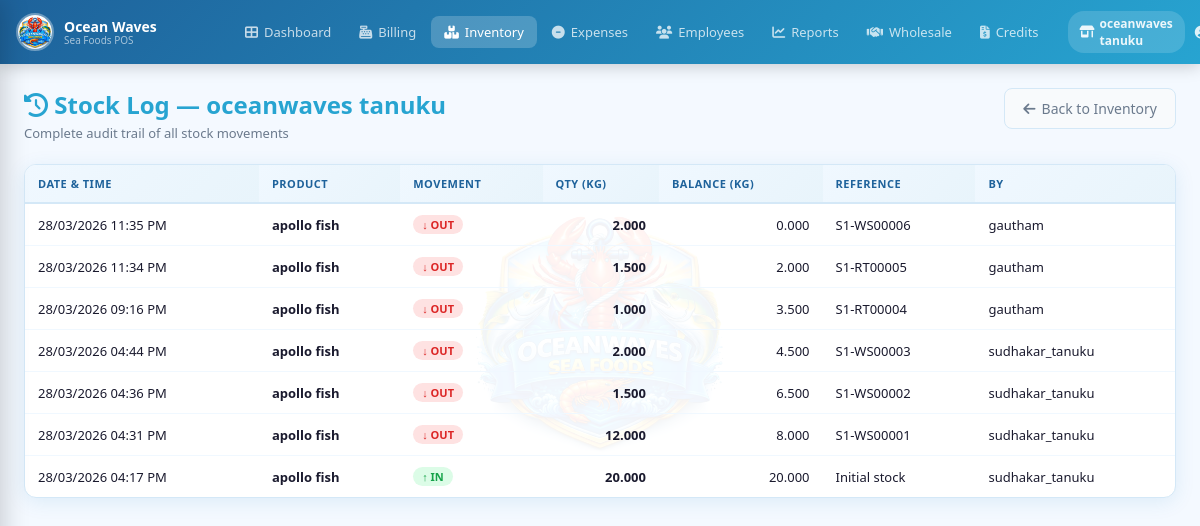
The app's page /inventory/stock-log/ (signed in) with its own data.
### pos/models.py (models this page shows, shortened)
class UserProfile(models.Model):
    ROLE_CHOICES = [
        ('SUPERADMIN', 'Super Admin'),   # sees everything across all stores
        ('SUBADMIN',   'Sub-Admin'),     # restricted admin permissions
        ('OWNER',      'Store Owner'),   # full access within assigned store
        ('STAFF',      'Staff'),         # billing + inventory in assigned store
        ('AREAMANAGER','Area Manager'),   # approves wholesale bills via OTP
        ('WHOLESALE_EXEC', 'Wholesale Executive'), # manage 4-5 stores, stock + wholesale approval
    ]
    user      = models.OneToOneField(User, on_delete=models.CASCADE, related_name='profile')
    role      = models.CharField(max_length=20, choices=ROLE_CHOICES, default='STAFF')
    store     = models.ForeignKey(Store, on_delete=models.SET_NULL, null=True, blank=True,
                                  related_name='staff')
    phone          = models.CharField(max_length=20, blank=True, help_text='Contact phone number')
    approval_pin   = models.CharField(max_length=128, blank=True, help_text='Hashed 4-6 digit approval PIN for wholesale approvals')
    is_active = models.BooleanField(default=True)
    permissions = models.JSONField(default=dict, blank=True, help_text='Restricted permissions for SUBADMIN')
    expires_at  = models.DateTimeField(null=True, blank=True, help_text='For temporary roles, access expires after this date')
    @property
    def is_superadmin(self):
        return self.role == 'SUPERADMIN'
    @property
    def has_expired(self):
        if self.expires_at and timezone.now() > self.expires_at:
            return True
        return False

class Store(models.Model):
    name             = models.CharField(max_length=200)
    address          = models.TextField(blank=True)
    phone            = models.CharField(max_length=20, blank=True)
    whatsapp_number  = models.CharField(max_length=20, blank=True, help_text='Store WhatsApp number for sending bills (e.g. 919876543210)')
    email            = models.EmailField(blank=True)
    gstin            = models.CharField(max_length=20, blank=True, verbose_name="GSTIN")
    is_active        = models.BooleanField(default=True)
    created_at       = models.DateTimeField(auto_now_add=True)
    class Meta:
        ordering = ['name']

class StockLog(models.Model):
    MOVEMENT_CHOICES = [
        ('IN',    'Stock In'),
        ('OUT',   'Sale'),
        ('ADJ',   'Adjustment'),
        ('WASTE', 'Waste / Damage'),
    ]
    store       = models.ForeignKey(Store, on_delete=models.CASCADE, related_name='stock_logs')
    product     = models.ForeignKey(Product, on_delete=models.CASCADE, related_name='stock_logs')
    movement    = models.CharField(max_length=10, choices=MOVEMENT_CHOICES)
    quantity    = models.DecimalField(max_digits=10, decimal_places=3)
    balance     = models.DecimalField(max_digits=10, decimal_places=3)
    reference   = models.CharField(max_length=100, blank=True)   # bill number or note
    created_by  = models.ForeignKey(User, on_delete=models.SET_NULL, null=True)
    created_at  = models.DateTimeField(default=timezone.now)
    class Meta:
        ordering = ['-created_at']

class Product(models.Model):
    CATEGORY_CHOICES = [
        ('FISH',   'Fish'),
        ('PRAWNS', 'Prawns'),
        ('CRAB',   'Crab'),
        ('OTHER',  'Other'),
    ]
    store            = models.ForeignKey(Store, on_delete=models.CASCADE, related_name='products')
    name             = models.CharField(max_length=200)
    barcode          = models.CharField(max_length=100, blank=True, help_text='Barcode number')
    category         = models.CharField(max_length=20, choices=CATEGORY_CHOICES, default='FISH')
    retail_price     = models.DecimalField(max_digits=10, decimal_places=2,
                                           help_text="Selling price for RETAIL (per kg)")
    wholesale_price  = models.DecimalField(max_digits=10, decimal_places=2,
                                           help_text="Selling price for WHOLESALE (per kg)")
    cost_price       = models.DecimalField(max_digits=10, decimal_places=2,
                                           help_text="Purchase / cost price (per kg)")
    stock_quantity   = models.DecimalField(max_digits=10, decimal_places=3, default=0)
    low_stock_alert  = models.DecimalField(max_digits=10, decimal_places=3, default=5,
                                           help_text="Alert threshold in kg")
    is_active        = models.BooleanField(default=True)
    created_at       = models.DateTimeField(auto_now_add=True)
    updated_at       = models.DateTimeField(auto_now=True)
    class Meta:
        ordering = ['category', 'name']

### pos/views.py (the view)
# urls.py: path('inventory/stock-log/',          views.stock_log,       name='stock_log'),
@login_required
@require_profile
def stock_log(request):
    profile = get_profile(request.user)
    store   = profile.store
    if not store:
        return redirect('dashboard')
    logs = StockLog.objects.filter(store=store).select_related('product', 'created_by')[:200]
    return render(request, 'pos/stock_log.html', {'logs': logs, 'store': store, 'profile': profile})

### pos/views.py (called while the page is built)
def get_profile(user):
    try:
        return user.profile
    except UserProfile.DoesNotExist:
        if user.is_superuser:
            return UserProfile.objects.create(user=user, role='SUPERADMIN')
        return None

def require_profile(view_fn):
    from functools import wraps
    @wraps(view_fn)
    def inner(request, *args, **kwargs):
        p = get_profile(request.user)
        if not p:
            from django.contrib.auth import logout
            logout(request)
            messages.error(request, 'Your account has no role assigned. Contact admin.')
            return redirect('login')
        if p.has_expired:
            from django.contrib.auth import logout
            request.session.flush()
            logout(request)
            messages.error(request, 'Your temporary access role has expired.')
            return redirect('login')
        return view_fn(request, *args, **kwargs)
    return inner

### pos/templates/pos/stock_log.html (shortened to what this page needs)
{% extends 'pos/base.html' %}
{% load static %}
{% block content %}
<div class="pg">
  <div class="pg-header">
    <div><h1><i class="fas fa-history"></i> Stock Log — {{ store.name }}</h1><p>Complete audit trail of all stock movements</p></div>
    <a href="{% url 'inventory' %}" class="btn-secondary"><i class="fas fa-arrow-left"></i> Back to Inventory</a>
  </div>
  <div class="table-card">
    <div class="wm-bg"><img src="{% static 'pos/images/logo.jpg' %}" alt=""></div>
    <table class="data-table">
      <thead>
        <tr><th>Date & Time</th><th>Product</th><th>Movement</th><th>Qty (kg)</th><th>Balance (kg)</th><th>Reference</th><th>By</th></tr>
      </thead>
      <tbody>
        {% for log in logs %}
        <tr>
          <td>{{ log.created_at|date:"d/m/Y h:i A" }}</td>
          <td><strong>{{ log.product.name }}</strong></td>
          <td>
            {% if log.movement == 'IN' %}<span class="pill pill-green">↑ IN</span>
            {% elif log.movement == 'OUT' %}<span class="pill pill-red">↓ OUT</span>
            {% elif log.movement == 'WASTE' %}<span class="pill pill-orange">⚠ WASTE</span>
            {% else %}<span class="pill pill-blue">≈ ADJ</span>{% endif %}
          </td>
          <td class="tr"><strong>{{ log.quantity }}</strong></td>
          <td class="tr">{{ log.balance }}</td>
          <td>{{ log.reference|default:"—" }}</td>
          <td>{{ log.created_by.username|default:"—" }}</td>
        </tr>
        {% empty %}
        <tr><td colspan="7" class="empty-state"><i class="fas fa-history"></i><p>No stock movements recorded yet.</p></td></tr>
        {% endfor %}
      </tbody>
    </table>
  </div>
</div>
{% endblock %}

### pos/templates/pos/base.html (shortened to what this page needs)
{% load static %}
<!DOCTYPE html>
<html lang="en">
<head>
<link rel="stylesheet" href="{% static 'pos/css/style.css' %}">
<link rel="stylesheet" href="https://cdnjs.cloudflare.com/ajax/libs/font-awesome/6.5.0/css/all.min.css">
</head>
<body>
{% if user.is_authenticated %}
{% with profile=request.user.profile %}
<nav class="navbar">
  <div class="nav-brand">
    <img src="{% static 'pos/images/logo.jpg' %}" alt="Logo" class="nav-logo">
    <div class="nav-brand-text">
      <span class="nav-title">Ocean Waves</span>
      <span class="nav-sub">Sea Foods POS</span>
    </div>
  </div>
  <div class="nav-links">
    <a href="{% url 'dashboard' %}" class="nav-link {% if request.resolver_match.url_name == 'dashboard' %}active{% endif %}">
      <i class="fas fa-th-large"></i> Dashboard
    </a>
    {% if profile.role != 'SUPERADMIN' %}
    <a href="{% url 'billing' %}" class="nav-link {% if 'billing' in request.resolver_match.url_name %}active{% endif %}">
      <i class="fas fa-cash-register"></i> Billing
    </a>
    <a href="{% url 'inventory' %}" class="nav-link {% if 'inventory' in request.resolver_match.url_name or 'stock' in request.resolver_match.url_name %}active{% endif %}">
      <i class="fas fa-boxes"></i> Inventory
    </a>
    {% endif %}
    {% if profile.role in 'OWNER,SUPERADMIN' or profile.is_owner %}
    <a href="{% url 'expenses_page' %}" class="nav-link {% if 'expense' in request.resolver_match.url_name %}active{% endif %}">
      <i class="fas fa-minus-circle"></i> Expenses
    </a>
    <a href="{% url 'employee_list' %}" class="nav-link {% if 'employee' in request.resolver_match.url_name %}active{% endif %}">
      <i class="fas fa-users"></i> Employees
    </a>
    <a href="{% url 'reports' %}" class="nav-link {% if 'report' in request.resolver_match.url_name %}active{% endif %}">
      <i class="fas fa-chart-line"></i> Reports
    </a>
    {% endif %}
    <a href="{% url 'wholesale_customers' %}" class="nav-link {% if 'wholesale_customer' in request.resolver_match.url_name %}active{% endif %}">
      <i class="fas fa-handshake"></i> Wholesale
    </a>
    <a href="{% url 'credits_list' %}" class="nav-link {% if 'credit' in request.resolver_match.url_name %}active{% endif %}">
      <i class="fas fa-file-invoice-dollar"></i> Credits
    </a>
  </div>
  <div class="nav-right">
    {% if profile.store %}
    <div class="store-badge">
      <i class="fas fa-store-alt"></i> {{ profile.store.name }}
    </div>
    {% endif %}
    <div class="nav-user-info">
      <i class="fas fa-user-circle"></i>
    </div>
  </div>
</nav>
{% endwith %}
{% endif %}
<div class="page-wrap {% if not user.is_authenticated %}no-nav{% endif %}">
  {% block content %}{% endblock %}
</div>
</body>
</html>

### pos/static/pos/css/style.css (style rules this page uses)
:root { --primary: #27A4D1; --primary-d: #1E629B; --primary-l: #84BDEC; --secondary: #00B48A; --accent: #F77F00; --bg: #f4f9ff; --card: #ffffff; --text: #1a1a2e; --muted: #6b7a8d; --border: #d4e8f7; --success: #16a34a; --danger: #dc2626; --warning: #ea580c; --purple: #7c3aed; --nav-h: 64px; --shadow: 0 4px 20px rgba(0,119,182,.10); --shadow-md: 0 8px 32px rgba(0,119,182,.15); --radius: 12px; --radius-sm: 8px; }
* { margin:0;padding:0;box-sizing:border-box; }
body { font-family:'Segoe UI',Tahoma,sans-serif;background:var(--bg);color:var(--text);min-height:100vh; }
a { text-decoration:none;color:inherit; }
.pg, .kpi, .table-card, .login-card { animation: fadeUp 0.4s cubic-bezier(0.4, 0, 0.2, 1) backwards; }
button, a, input, select, .btn-icon-sm, .nav-link, .pill { transition: all 0.2s cubic-bezier(0.4, 0, 0.2, 1); }
.navbar { position:fixed;top:0;left:0;right:0;height:var(--nav-h);background:linear-gradient(135deg,var(--primary-d),var(--primary));display:flex;align-items:center;padding:0 16px;z-index:1000;box-shadow:0 2px 16px rgba(0,0,0,.2);gap:16px; }
.nav-brand { display:flex;align-items:center;gap:10px;min-width:200px; }
.nav-logo { width:38px;height:38px;border-radius:50%;border:2px solid rgba(255,255,255,.35);object-fit:contain; }
.nav-brand-text { display:flex;flex-direction:column; }
.nav-title { color:white;font-weight:700;font-size:14px;line-height:1.2; }
.nav-sub { color:rgba(255,255,255,.6);font-size:10px;line-height:1; }
.nav-links { display:flex;align-items:center;gap:2px;flex:1; }
.nav-link { color:rgba(255,255,255,.75);padding:7px 13px;border-radius:8px;font-size:13px;font-weight:500;display:flex;align-items:center;gap:6px;transition:.2s; }
.nav-link:hover,.nav-link.active { background:rgba(255,255,255,.2);color:white; }
.nav-right { display:flex;align-items:center;gap:10px;margin-left:auto; }
.store-badge { background:rgba(255,255,255,.15);color:rgba(255,255,255,.9);padding:4px 12px;border-radius:16px;font-size:12px;font-weight:600;display:flex;align-items:center;gap:5px; }
.nav-user-info { display:flex;align-items:center;gap:7px;color:rgba(255,255,255,.85);font-size:13px; }
.page-wrap { margin-top:var(--nav-h);min-height:calc(100vh - var(--nav-h)); }
.pg { padding:24px;max-width:1440px;margin:0 auto; }
.pg-header { display:flex;justify-content:space-between;align-items:flex-start;margin-bottom:22px; }
.pg-header h1 { font-size:24px;color:var(--primary);margin-bottom:3px; }
.pg-header p { color:var(--muted);font-size:13px; }
.table-card { background:var(--card);border-radius:var(--radius);box-shadow:var(--shadow);border:1px solid var(--border);overflow:hidden;margin-bottom:20px;position:relative; }
.wm-bg { position:absolute;top:50%;left:50%;transform:translate(-50%,-50%);pointer-events:none;z-index:0;opacity:.05; }
.wm-bg img { width:260px;height:260px;object-fit:contain; }
.data-table { width:100%;border-collapse:collapse;font-size:13px;position:relative;z-index:1; }
.data-table thead th { background:linear-gradient(135deg,#f0f8ff,#e8f4fb);color:var(--primary-d);font-weight:700;padding:11px 13px;text-align:left;border-bottom:2px solid var(--border);font-size:11px;text-transform:uppercase;letter-spacing:.5px;white-space:nowrap; }
.data-table tbody td { padding:11px 13px;border-bottom:1px solid #f0f8ff;vertical-align:middle; }
.data-table tbody tr:last-child td { border-bottom:none; }
.tr { text-align:right; }
.pill { display:inline-block;padding:2px 9px;border-radius:10px;font-size:11px;font-weight:600; }
.pill-green { background:#dcfce7;color:#16a34a; }
.pill-red { background:#fee2e2;color:#dc2626; }
.btn-secondary { background:#f8fafc;color:var(--muted);border:1px solid var(--border);padding:10px 18px;border-radius:var(--radius-sm);font-size:14px;cursor:pointer;display:inline-flex;align-items:center;gap:6px;transition:.2s; }

### records on screen
UserProfile: store.name "oceanwaves tanuku"
Store: name "oceanwaves tanuku"
StockLog: created_at "28/03/2026 11:35 PM", product.name "apollo fish", movement "↓ OUT", quantity "2.000", balance "0.000", reference "S1-WS00006", created_by.username "gautham"
StockLog: created_at "28/03/2026 11:34 PM", product.name "apollo fish", movement "↓ OUT", quantity "1.500", balance "2.000", reference "S1-RT00005", created_by.username "gautham"
StockLog: created_at "28/03/2026 09:16 PM", product.name "apollo fish", movement "↓ OUT", quantity "1.000", balance "3.500", reference "S1-RT00004", created_by.username "gautham"
StockLog: created_at "28/03/2026 04:44 PM", product.name "apollo fish", movement "↓ OUT", quantity "2.000", balance "4.500", reference "S1-WS00003", created_by.username "sudhakar_tanuku"
StockLog: created_at "28/03/2026 04:36 PM", product.name "apollo fish", movement "↓ OUT", quantity "1.500", balance "6.500", reference "S1-WS00002", created_by.username "sudhakar_tanuku"
StockLog: created_at "28/03/2026 04:31 PM", product.name "apollo fish", movement "↓ OUT", quantity "12.000", balance "8.000", reference "S1-WS00001", created_by.username "sudhakar_tanuku"
StockLog: created_at "28/03/2026 04:17 PM", product.name "apollo fish", movement "↑ IN", quantity "20.000", balance "20.000", reference "Initial stock", created_by.username "sudhakar_tanuku"
